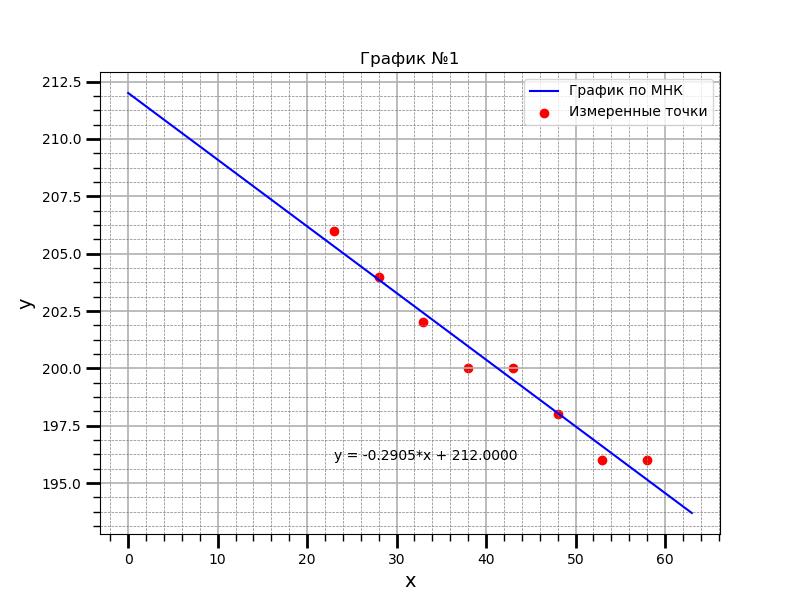

Recreate this plot in Python.
import matplotlib
matplotlib.use('Agg')
import matplotlib.pyplot as plt
from matplotlib.ticker import (MultipleLocator, FormatStrFormatter, AutoMinorLocator)
import numpy as np
import math
#GNUplot

def DrawGraphLine (x, y, a, b, ad, bd, name1, name2):
    
    max_x = max(x)
    min_x = min(x)

    X = np.linspace (min_x - 0.2*(max_x - min_x), max_x + 0.2*(max_x - min_x), 100)
    Y = np.array([a*x_c + b for x_c in X])
    fig, ax = plt.subplots(figsize=(8, 6))

    ax.set_xlabel(name1, fontsize=14)
    ax.set_ylabel(name2, fontsize=14)
    ax.text(min(x) , min(y), 'y = %.4f*x + %.4f' %(a, b))
    ax.set_title(r'График №1', fontsize=12)

    ax.grid(which="major", linewidth=1.2)
    ax.grid(which="minor", linestyle="--", color="gray", linewidth=0.5)

    ax.plot(X, Y, c = 'blue', label="График по МНК")
    ax.scatter(x, y, c = 'red', label="Измеренные точки")
    
    ax.legend()

    ax.xaxis.set_minor_locator(AutoMinorLocator())
    ax.yaxis.set_minor_locator(AutoMinorLocator())
    ax.tick_params(which='major', length=10, width=2)
    ax.tick_params(which='minor', length=5, width=1)
    
    plt.savefig(str(input("Enter the name for graph picture file\n")))
#=============================================================================================
#=======================================polinomial=graph======================================
#=============================================================================================
def DrawGraphPol (x, y, a, name1, name2):
    max_x = max(x)
    min_x = min(x)
    X = np.linspace (min_x - 0.2*(max_x - min_x), max_x + 0.2*(max_x - min_x), 100)

    Y = []
    cur_y = 0
    for cur_x in X:
        for k in range (0, len(a)):
            cur_y += a[k] * cur_x ** k
        Y.append (cur_y)
        cur_y = 0

        

    fig, ax = plt.subplots(figsize=(8, 6))

    ax.set_xlabel(name1, fontsize=14)
    ax.set_ylabel(name2, fontsize=14)
    ax.set_title(r'График №1', fontsize=12)

    ax.grid(which="major", linewidth=1.2)
    ax.grid(which="minor", linestyle="--", color="gray", linewidth=0.5)

    ax.plot(X, Y, c = 'blue', label="График по МНК")
    ax.scatter(x, y, c = 'red', label="Измеренные точки")
    
    ax.legend()

    ax.xaxis.set_minor_locator(AutoMinorLocator())
    ax.yaxis.set_minor_locator(AutoMinorLocator())
    ax.tick_params(which='major', length=10, width=2)
    ax.tick_params(which='minor', length=5, width=1)
    
    plt.savefig(str(input("Enter the name for polinomial graph picture file\n")))

    plt.savefig(str(input("Enter the name for graph picture file\n")))
#=============================================================================================
#======================================pexponential=graph=====================================
#=============================================================================================

def DrawGraphExp (x, y, a, b, ad, bd, name1, name2):
    
    max_x = max(x)
    min_x = min(x)
    yn = [math.exp (y_i) for y_i in y]

    X = np.linspace (min_x - 0.2*(max_x - min_x), max_x + 0.2*(max_x - min_x), 100)
    Y = np.array([math.exp(a*x_c + b) for x_c in X])
    fig, ax = plt.subplots(figsize=(8, 6))

    ax.set_xlabel(name1, fontsize=14)
    ax.set_ylabel(name2, fontsize=14)
    ax.text(2 * min(x) , min(yn), 'y = exp(%.4f * x)' %(a))
    ax.set_title(r'График №1', fontsize=12)

    ax.grid(which="major", linewidth=1.2)
    ax.grid(which="minor", linestyle="--", color="gray", linewidth=0.5)
    
    ax.plot(X, Y, c = 'blue', label="График по МНК")
    ax.scatter(x, yn, c = 'red', label="Измеренные точки")
    
    ax.legend()

    ax.xaxis.set_minor_locator(AutoMinorLocator())
    ax.yaxis.set_minor_locator(AutoMinorLocator())
    ax.tick_params(which='major', length=10, width=2)
    ax.tick_params(which='minor', length=5, width=1)
    
    plt.savefig(str(input("Enter the name for graph picture file\n")))